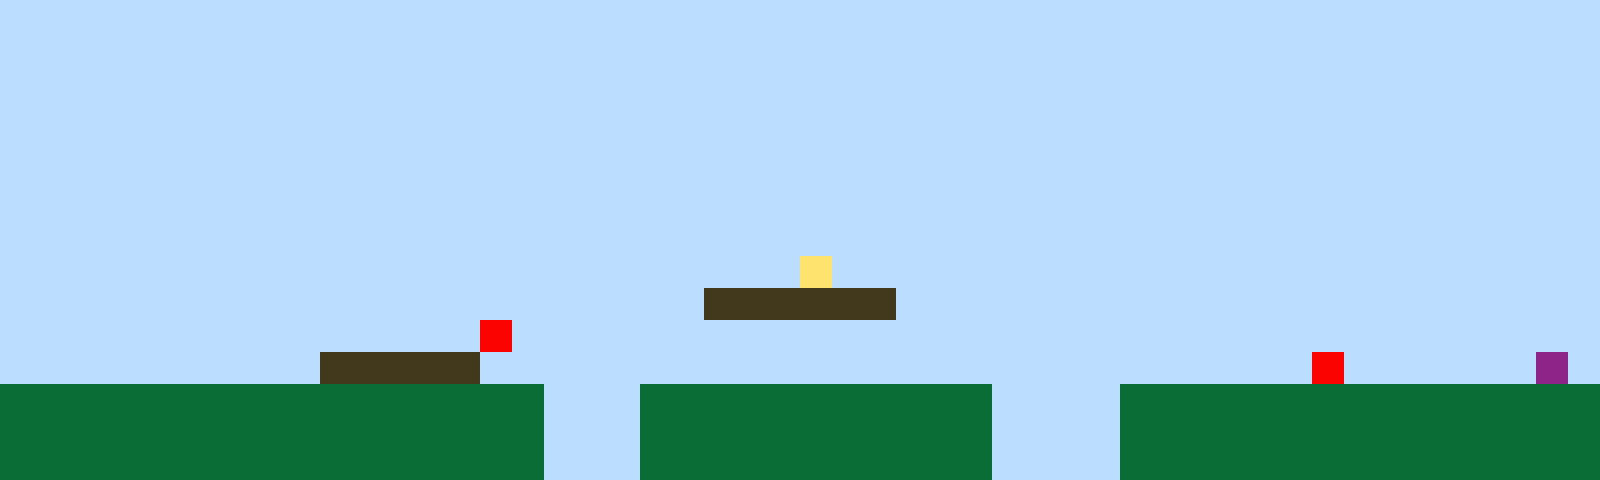

A level layout from a 2D game, rendered from its tile map. Below: a short description, then the map file with its tile-grid data intact:
An orthogonal 50x15 tile map with 32x32 px tiles, 1 tile layer (Tile Layer 1).

<map version="1.10" tiledversion="1.11.2" orientation="orthogonal" renderorder="right-up" width="50" height="15" tilewidth="32" tileheight="32" infinite="0" nextlayerid="2" nextobjectid="1"><editorsettings><export target="map1.csv" format="csv" /></editorsettings><tileset firstgid="1" name="sprites" tilewidth="32" tileheight="32" tilecount="6" columns="3"><image source="sprites.png" width="96" height="64" /></tileset><layer id="1" name="Tile Layer 1" width="50" height="15"><data encoding="csv">1,1,1,1,1,1,1,1,1,1,1,1,1,1,1,1,1,1,1,1,1,1,1,1,1,1,1,1,1,1,1,1,1,1,1,1,1,1,1,1,1,1,1,1,1,1,1,1,1,1,1,1,1,1,1,1,1,1,1,1,1,1,1,1,1,1,1,1,1,1,1,1,1,1,1,1,1,1,1,1,1,1,1,1,1,1,1,1,1,1,1,1,1,1,1,1,1,1,1,1,1,1,1,1,1,1,1,1,1,1,1,1,1,1,1,1,1,1,1,1,1,1,1,1,1,1,1,1,1,1,1,1,1,1,1,1,1,1,1,1,1,1,1,1,1,1,1,1,1,1,1,1,1,1,1,1,1,1,1,1,1,1,1,1,1,1,1,1,1,1,1,1,1,1,1,1,1,1,1,1,1,1,1,1,1,1,1,1,1,1,1,1,1,1,1,1,1,1,1,1,1,1,1,1,1,1,1,1,1,1,1,1,1,1,1,1,1,1,1,1,1,1,1,1,1,1,1,1,1,1,1,1,1,1,1,1,1,1,1,1,1,1,1,1,1,1,1,1,1,1,1,1,1,1,1,1,1,1,1,1,1,1,1,1,1,1,1,1,1,1,1,1,1,1,1,1,1,1,1,1,1,1,1,1,1,1,1,1,1,1,1,1,1,1,1,1,1,1,1,1,1,1,1,1,1,1,1,1,1,1,1,1,1,1,1,1,1,1,1,1,1,1,1,1,1,1,1,1,1,1,1,1,1,1,1,1,1,1,1,1,1,1,1,1,1,1,1,1,1,1,1,1,1,1,1,1,1,1,1,1,1,1,1,1,1,1,1,1,1,1,1,1,1,1,1,1,1,1,1,1,1,1,1,1,1,1,1,1,1,1,1,1,1,1,1,1,1,1,1,1,1,1,1,1,1,1,1,1,1,1,1,1,1,1,1,1,1,1,1,1,1,1,1,1,1,4,1,1,1,1,1,1,1,1,1,1,1,1,1,1,1,1,1,1,1,1,1,1,1,1,1,1,1,1,1,1,1,1,1,1,1,1,1,1,1,1,1,1,1,1,1,1,3,3,3,3,3,3,1,1,1,1,1,1,1,1,1,1,1,1,1,1,1,1,1,1,1,1,1,1,1,1,1,1,1,1,1,1,1,1,1,1,1,1,1,5,1,1,1,1,1,1,1,1,1,1,1,1,1,1,1,1,1,1,1,1,1,1,1,1,1,1,1,1,1,1,1,1,1,1,1,1,1,1,1,1,1,1,1,1,3,3,3,3,3,1,1,1,1,1,1,1,1,1,1,1,1,1,1,1,1,1,1,1,1,1,1,1,1,1,1,5,1,1,1,1,1,1,6,1,2,2,2,2,2,2,2,2,2,2,2,2,2,2,2,2,2,1,1,1,2,2,2,2,2,2,2,2,2,2,2,1,1,1,1,2,2,2,2,2,2,2,2,2,2,2,2,2,2,2,2,2,2,2,2,2,2,2,2,2,2,2,2,2,2,2,2,1,1,1,2,2,2,2,2,2,2,2,2,2,2,1,1,1,1,2,2,2,2,2,2,2,2,2,2,2,2,2,2,2,2,2,2,2,2,2,2,2,2,2,2,2,2,2,2,2,2,1,1,1,2,2,2,2,2,2,2,2,2,2,2,1,1,1,1,2,2,2,2,2,2,2,2,2,2,2,2,2,2,2</data></layer></map>
